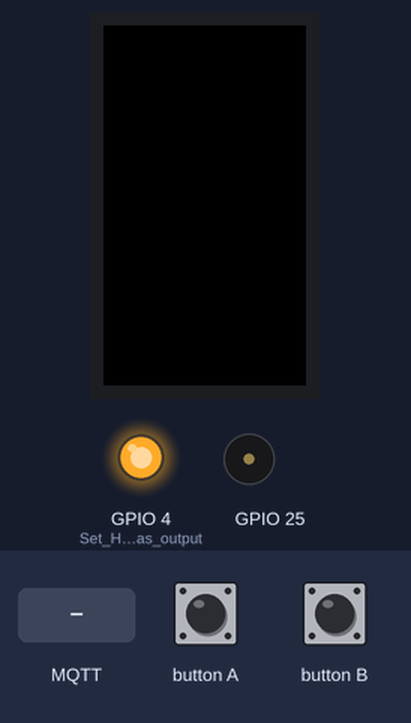
Simulated run of this sketch. Board: ESP32. Parts: 135×240 colour display, output pins drawn as LEDs (lit = HIGH), buzzer (waves = sounding). The inputs (shaded band) are chosen by the test bench. WiFi joins after 1.5 s; servers stay silent unless stated; no MQTT or app messages arrive unless stated; not simulated (calls return 0 or success): WifiSecrets.h; what the sketch prints to the serial monitor is not drawn.

Above: at 2.9 s.
3.0 s: MQTT message "Normal" arrives on the second subscribed topic
At 5.8 s:
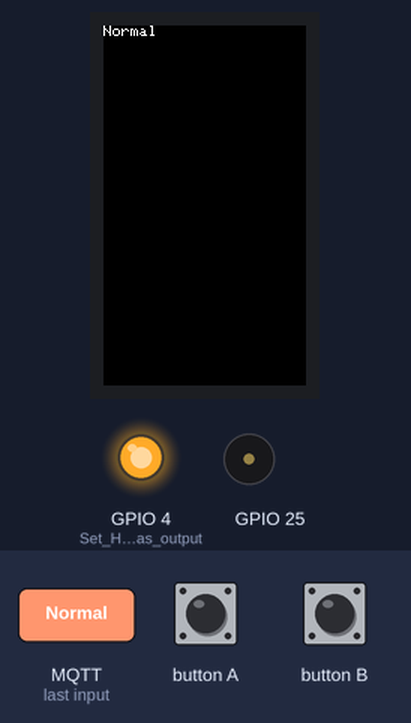
6.0 s: MQTT message "DND" arrives on the second subscribed topic
At 8.4 s:
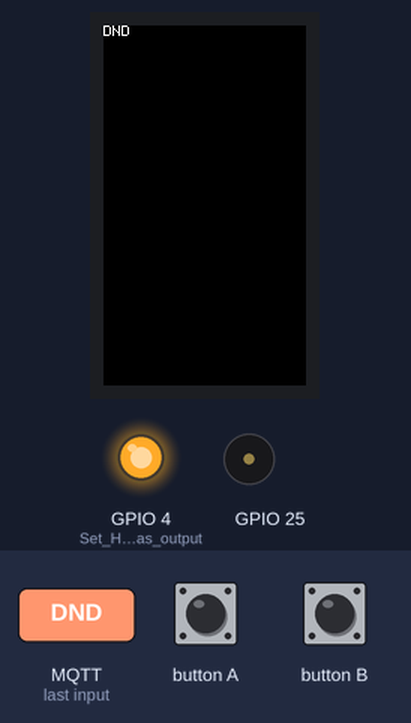
9.0 s: MQTT message "1" arrives on the second subscribed topic
At 10.8 s:
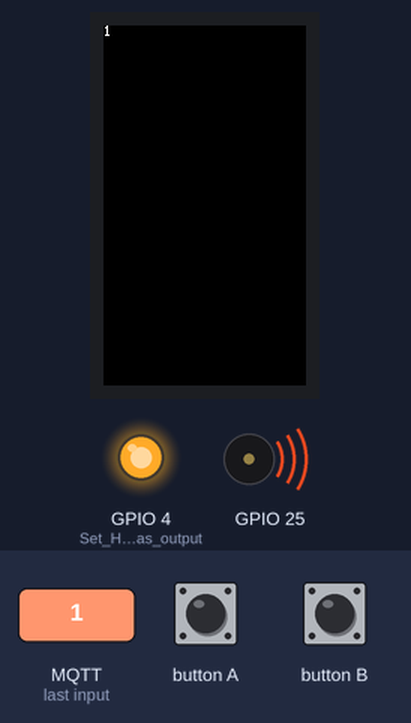
12.0 s: MQTT message "on" arrives on the second subscribed topic
At 14.8 s:
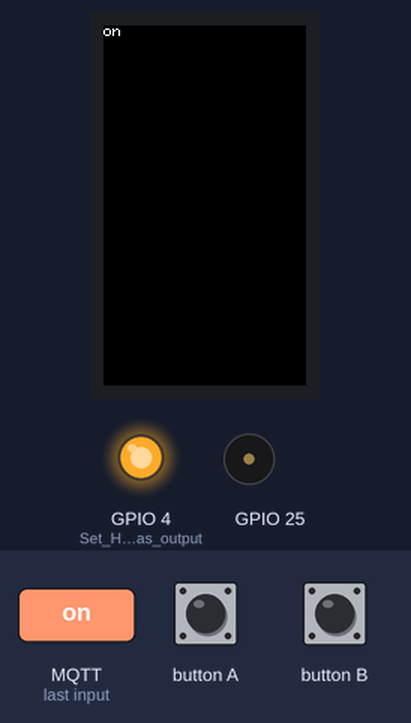
15.0 s: MQTT message "off" arrives on the second subscribed topic
At 16.8 s:
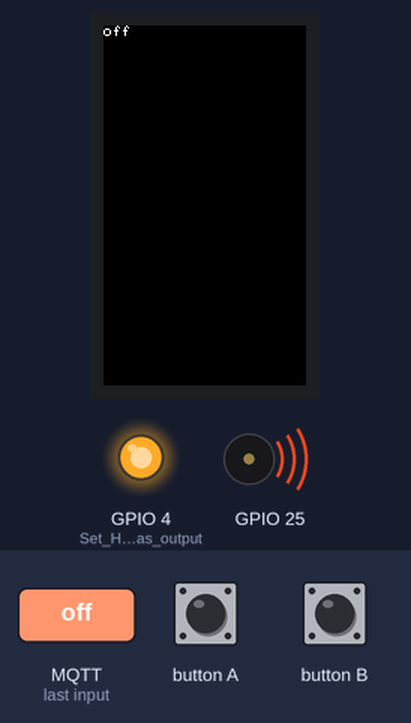
18.0 s: button B pressed for 0.15 s
At 19.4 s:
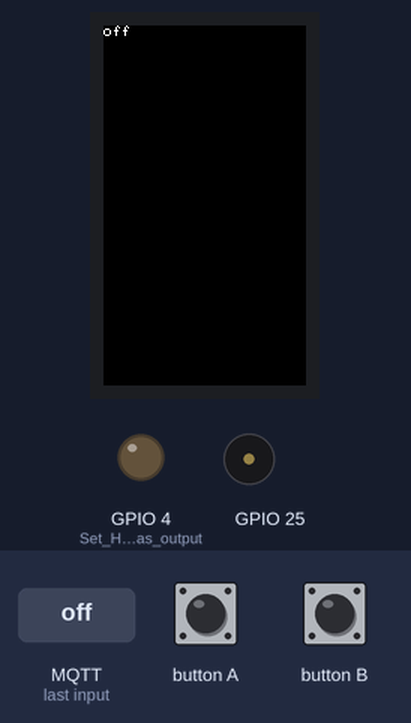
Timing chart, 0 to 20.6 s (numbered marks = the images above; inputs shaded):
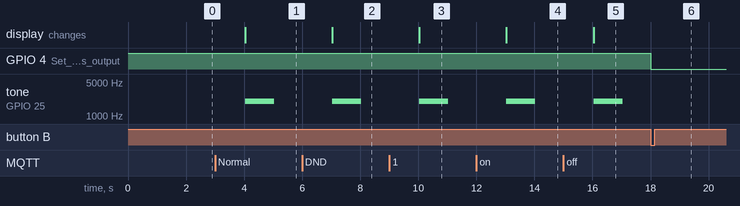

The sketch:

lab3_doorbell.ino
```cpp
#include "M5StickCPlus2.h"
#include <ArduinoMqttClient.h>
#include "WiFi.h"
//MQTT variables
const char broker[] = "mqtt.ugavel.com";
int mqtt_port = 1883;
WiFiClient wifiClient;
MqttClient mqttClient(wifiClient);

const char battery_topic[] = "elee2045sp24/doorbell/kjohnsen/battery";
const char pressed_topic[] = "elee2045sp24/doorbell/kjohnsen/pressed";
const char mode_topic[] = "elee2045sp24/doorbell/kjohnsen/mode";
const char message_topic[] = "elee2045sp24/doorbell/kjohnsen/message";

typedef enum {NORMAL, DND} MODE;
MODE mode = NORMAL;

unsigned long pressTime;
unsigned long lastStatusTime;
bool waitingForRelease=false;

void setup() {
  pinMode(4, OUTPUT); // Set HOLD pin 04 as output
  digitalWrite(4, HIGH);  //IMPORTANT, Set HOLD pin to high to maintain power supply or M5StickCP2 will turn off
  auto cfg = M5.config();
  StickCP2.begin(cfg);
  connectToEnterpriseWifi(); // note, must modify SimpleWifi.ino
  //connectToPersonalWifi();
  StickCP2.Display.clear(); //clear stuff from wifi connect

  //MQTT setup
  mqttClient.onMessage(onMqttMessage);
  mqttClient.setUsernamePassword("class_user", "class_password");
  mqttClient.connect(broker, mqtt_port);
  mqttClient.subscribe(mode_topic);
  mqttClient.subscribe(message_topic);
  Serial.println("Setup finished");

  lastStatusTime = millis();
}

void send_ring(){
  mqttClient.beginMessage(pressed_topic);
  mqttClient.print("pressed");
  mqttClient.endMessage();
}
void loop() {
  mqttClient.poll(); // Checks for MQTT messages
  StickCP2.update(); // Updates button states

  if(StickCP2.BtnB.wasPressed()){
    digitalWrite(4,LOW); //turn off
  }
  unsigned long currentTime = millis();
  if(mode==NORMAL){
    if(StickCP2.BtnA.wasPressed()){
      send_ring();
    }
  }
  else if(mode==DND){
    if(StickCP2.BtnA.wasPressed()){
      pressTime = millis();
      waitingForRelease = true;
    }
    if(StickCP2.BtnA.isHolding() && currentTime-pressTime > 3000){
      if(waitingForRelease){
        send_ring();
      }
      waitingForRelease = false;
    }

  }

  if(currentTime-lastStatusTime > 1000){
    lastStatusTime = currentTime;
    mqttClient.beginMessage(battery_topic);
    mqttClient.printf("%d",StickCP2.Power.getBatteryLevel());
    mqttClient.endMessage();
  }
}

void onMqttMessage(int messageSize) {
  Serial.print("Received a message from topic '");
  Serial.print(mqttClient.messageTopic());
  Serial.print("', length ");
  Serial.print(messageSize);
  Serial.println(" bytes:");
  if (mqttClient.messageTopic() == message_topic) {
      String message = mqttClient.readString();
      StickCP2.Lcd.clear();
      StickCP2.Lcd.setCursor(0,0);
      StickCP2.Lcd.print(message.c_str());
      StickCP2.Speaker.tone(2000,1000);

  }else if (mqttClient.messageTopic() == mode_topic) {
      String message = mqttClient.readString();
      if(message == "Normal"){
        mode = NORMAL;
      }else if(message == "DND"){
        mode = DND;
      }
      Serial.println(message);
  }
}
```

SimpleWifi.ino
```cpp
#include "esp_wpa2.h"  //wpa2 library for connections to Enterprise networks
#include "WiFi.h"
#include "WifiSecrets.h"
void connectToEnterpriseWifi() {
  WiFi.disconnect(true);  //disconnect form wifi to set new wifi connection
  WiFi.mode(WIFI_STA);    //init wifi mode
  esp_wifi_sta_wpa2_ent_set_identity((uint8_t *)"", 0);
  esp_wifi_sta_wpa2_ent_set_username((uint8_t *)WIFI_USERNAME, strlen(WIFI_USERNAME));
  esp_wifi_sta_wpa2_ent_set_password((uint8_t *)WIFI_PASSWORD, strlen(WIFI_PASSWORD));
  esp_wifi_sta_wpa2_ent_enable();
  WiFi.begin(WIFI_SSID);  //connect to wifi
  waitForWifi();
}
void connectToPersonalWifi() {
  WiFi.disconnect(true);
  WiFi.mode(WIFI_STA);  //init wifi mode
  WiFi.begin(WIFI_SSID, WIFI_PASSWORD);
  waitForWifi();
}

void waitForWifi() {
  WiFi.setSleep(false);
  while (WiFi.status() != WL_CONNECTED) {
    delay(500);
    Serial.println("Waiting for connection");
  }
  IPAddress ip = WiFi.localIP();
  Serial.println(ip);
}
```

Measured:
- after the input at 3.0 s, tone on GPIO 25: silent → 2000 Hz after 1.0 s, → silent 1.0 s later; the display: changes after 1.0 s (image 1)
- after the input at 6.0 s, tone on GPIO 25: silent → 2000 Hz after 1.0 s, → silent 1.0 s later; the display: changes after 1.0 s (image 2)
- after the input at 9.0 s, tone on GPIO 25: silent → 2000 Hz after 1.0 s, → silent 1.0 s later; the display: changes after 1.0 s (image 3)
- after the input at 12.0 s, tone on GPIO 25: silent → 2000 Hz after 1.0 s, → silent 1.0 s later; the display: changes after 1.0 s (image 4)
- after the input at 15.0 s, tone on GPIO 25: silent → 2000 Hz after 1.0 s, → silent 1.0 s later; the display: changes after 1.0 s (image 5)
- after the input at 18.0 s, GPIO 4 (Set_HOLD_pin_04_as_output): HIGH → LOW at once
